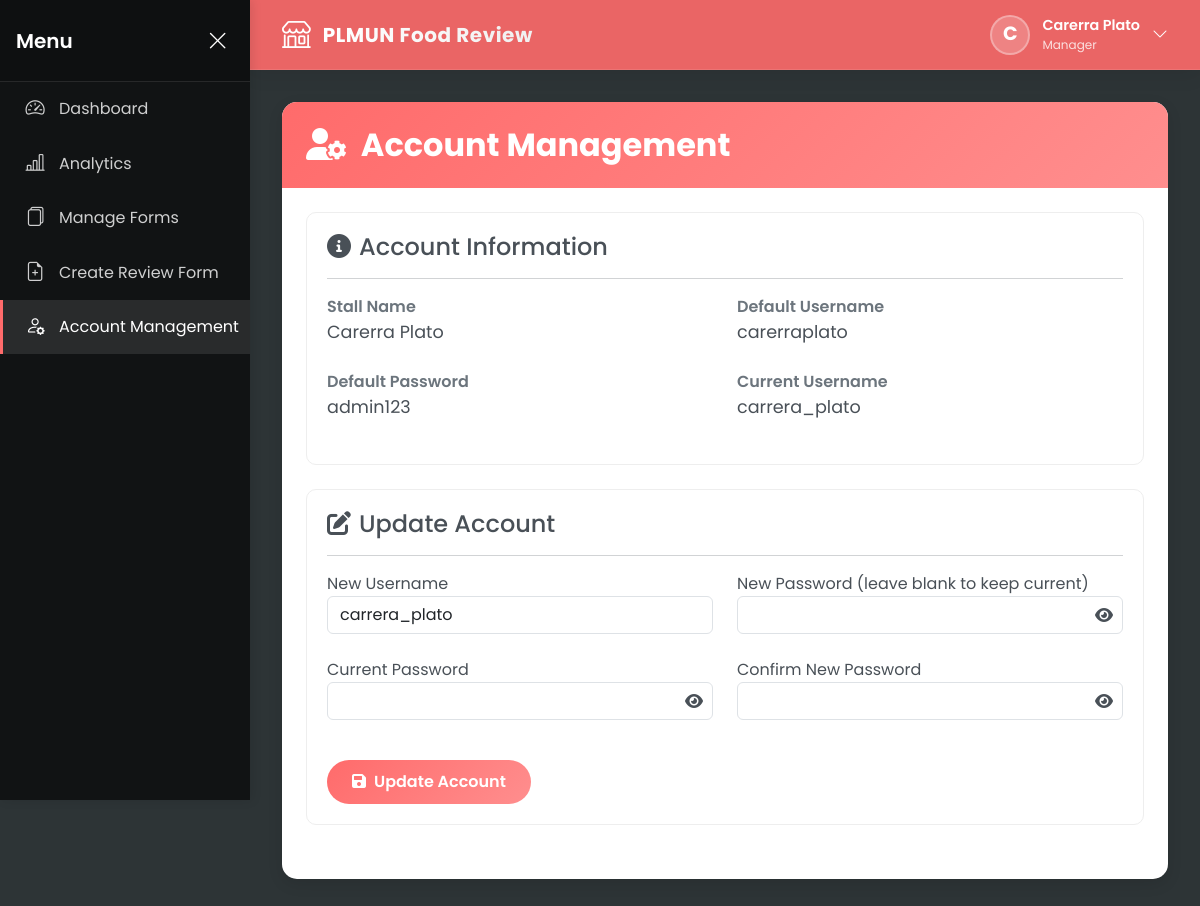
The page /stall_admin/account_management.php (signed in) on the database its author committed.
### tables this page shows
CREATE TABLE `food_stalls` (
  `id` int(11) NOT NULL,
  `stall_name` varchar(100) NOT NULL,
  `description` text DEFAULT NULL,
  `username` varchar(50) NOT NULL,
  `password` varchar(255) NOT NULL,
  `created_at` timestamp NOT NULL DEFAULT current_timestamp()
);

### stall_admin/account_management.php (the view, shortened to what this page needs)
<?php
require_once('../config/db_config.php');
$stall_id = $_SESSION["stall_id"];
$stmt = $conn->prepare("SELECT stall_name, description, username, password FROM food_stalls WHERE id = ?");
$stmt->bind_param("i", $stall_id);
$stmt->execute();
$result = $stmt->get_result();
$stall = $result->fetch_assoc();
$default_username = strtolower(str_replace(' ', '', $stall["stall_name"]));
$default_password = "admin123";
?>
<!DOCTYPE html>
<html lang="en">
<head>
    <link href="https://cdn.jsdelivr.net/npm/bootstrap@5.3.0/dist/css/bootstrap.min.css" rel="stylesheet">
    <link rel="stylesheet" href="https://cdnjs.cloudflare.com/ajax/libs/font-awesome/6.0.0/css/all.min.css">
    <link rel="stylesheet" href="../components/index.css">
</head>
<body>
    <?php include('../includes/sidebar.php'); ?>
    <?php include('../includes/topbar.php'); ?>
    <div class="main-content">
        <div class="dashboard-card">
            <div class="dashboard-header">
                <h2 class="dashboard-title"><i class="fas fa-user-cog me-2"></i> Account Management</h2>
            </div>
            <div class="p-4">
                <div class="account-info-card mb-4">
                    <h4><i class="fas fa-info-circle me-2"></i>Account Information</h4>
                    <hr>
                    <div class="row">
                        <div class="col-md-6">
                            <div class="form-group">
                                <label class="info-label">Stall Name</label>
                                <p class="info-value"><?= htmlspecialchars($stall["stall_name"]) ?></p>
                            </div>
                        </div>
                        <div class="col-md-6">
                            <div class="form-group">
                                <label class="info-label">Default Username</label>
                                <p class="info-value"><?= $default_username ?></p>
                            </div>
                        </div>
                        <div class="col-md-6">
                            <div class="form-group">
                                <label class="info-label">Default Password</label>
                                <p class="info-value"><?= $default_password ?></p>
                            </div>
                        </div>
                        <div class="col-md-6">
                            <div class="form-group">
                                <label class="info-label">Current Username</label>
                                <p class="info-value"><?= htmlspecialchars($stall["username"]) ?></p>
                            </div>
                        </div>
                    </div>
                </div>
                <div class="account-info-card">
                    <h4><i class="fas fa-edit me-2"></i>Update Account</h4>
                    <hr>
                    <form method="POST" action="account_management.php">
                        <div class="row">
                            <div class="col-md-6">
                                <div class="form-group">
                                    <label for="username">New Username</label>
                                    <input type="text" class="form-control" id="username" name="username"
                                        value="<?= htmlspecialchars($stall["username"]) ?>" required>
                                </div>
                            </div>
                            <div class="col-md-6">
                                <div class="form-group">
                                    <label for="new_password">New Password (leave blank to keep current)</label>
                                    <div class="position-relative">
                                        <input type="password" class="form-control" id="new_password"
                                            name="new_password">
                                        <i class="fas fa-eye password-toggle"
                                            onclick="togglePassword('new_password')"></i>
                                    </div>
                                </div>
                            </div>
                            <div class="col-md-6">
                                <div class="form-group">
                                    <label for="current_password">Current Password</label>
                                    <div class="position-relative">
                                        <input type="password" class="form-control" id="current_password"
                                            name="current_password" required>
                                        <i class="fas fa-eye password-toggle"
                                            onclick="togglePassword('current_password')"></i>
                                    </div>
                                </div>
                            </div>
                            <div class="col-md-6">
                                <div class="form-group">
                                    <label for="confirm_password">Confirm New Password</label>
                                    <div class="position-relative">
                                        <input type="password" class="form-control" id="confirm_password"
                                            name="confirm_password">
                                        <i class="fas fa-eye password-toggle"
                                            onclick="togglePassword('confirm_password')"></i>
                                    </div>
                                </div>
                            </div>
                        </div>
                        <button type="submit" name="update_account" class="btn btn-update mt-3">
                            <i class="fas fa-save me-2"></i>Update Account
                        </button>
                    </form>
                </div>
            </div>
        </div>
    </div>
</body>
</html>

### components/index.css (style rules this page uses)
:root { --primary-color: #ff6b6b; --primary-dark: #e05a5a; --dark-color: #2d3436; --light-color: #f9f9f9; --header-primary: #00674f --sidebar-width: 250px; --sidebar-collapsed-width: 80px; --gradient-primary: linear-gradient(135deg, #ff6b6b 0%, #ff8e8e 100%); }
body { font-family: "Poppins", "Segoe UI", Tahoma, Geneva, Verdana, sans-serif; background: var(--dark-color); color: #495057; overflow-x: hidden; }
.main-content { margin-left: var(--sidebar-width); margin-top: 70px; padding: 2rem; transition: margin-left 0.3s; min-height: calc(100vh - 70px); }
.dashboard-card { background: white; border-radius: 15px; box-shadow: 0 5px 15px rgba(0, 0, 0, 0.1); margin-bottom: 30px; }
.dashboard-header { background: var(--gradient-primary); color: white; padding: 1.5rem; border-radius: 15px 15px 0 0; }
.dashboard-title { font-weight: 700; margin-bottom: 0; }
.account-info-card { border: 1px solid #eee; border-radius: 10px; padding: 20px; margin-bottom: 30px; background: white; }
.info-label { font-weight: 600; color: #6c757d; }
.info-value { font-size: 1.1rem; }
.form-group { margin-bottom: 1.5rem; }
.btn-update { background: var(--gradient-primary); color: white; border: none; border-radius: 50px; padding: 10px 25px; font-weight: 600; }
.password-toggle { cursor: pointer; position: absolute; right: 10px; top: 50%; transform: translateY(-50%); }

### includes/topbar.php (style rules this page uses)
:root { --primary-color: #FF6B6B; --primary-dark: #e05a5a; --dark-color: #2D3436; --sidebar-width: 250px; --sidebar-collapsed-width: 80px; }

### rows shown on the page
food_stalls: stall_name "Carerra Plato", stall_name "carerraplato", username "carrera_plato"

### other values the page prints
$stall_initial "C"
$_SESSION['stall_name'] "Carerra Plato"
$default_password "admin123"
